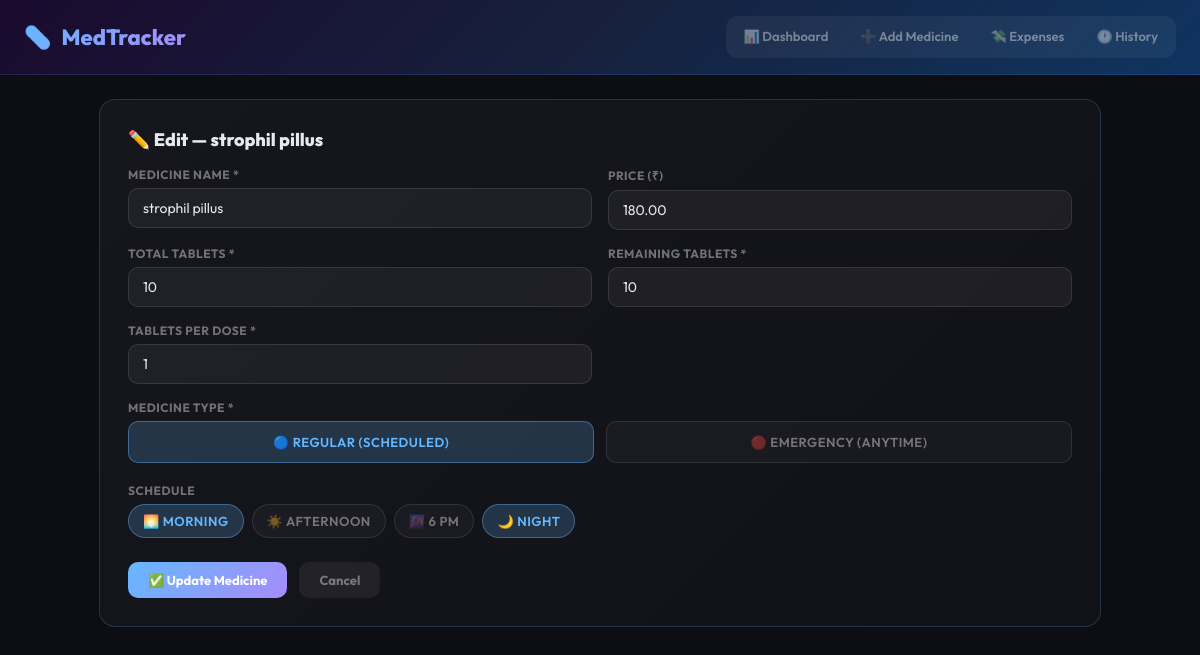
Page /edit/5/ on the earlier database version.
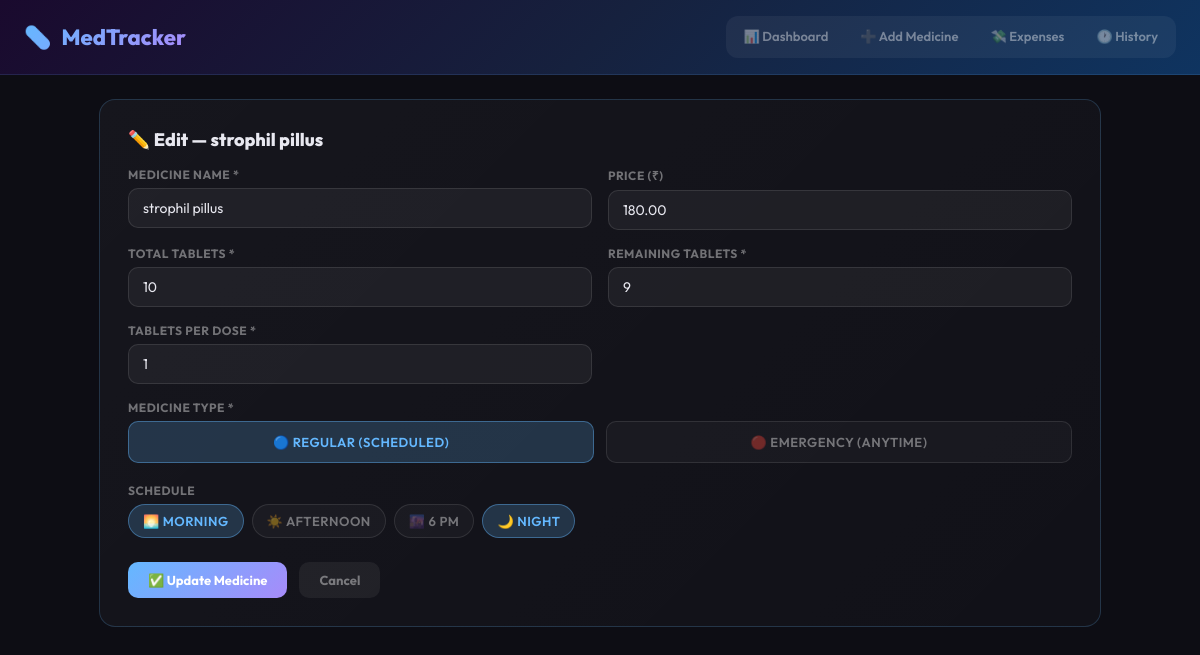
Same page on the later database version.
### medicines/models.py (models this page shows, shortened)
class Medicine(models.Model):
    REGULAR = 'regular'
    EMERGENCY = 'emergency'
    TYPE_CHOICES = [
        (REGULAR, 'Regular'),
        (EMERGENCY, 'Emergency')
    ]
    SCHEDULE_TIMES = {
        'morning': 8,
        'afternoon': 13,
        'evening': 18,
        'night': 21,
    }
    SCHEDULE_LABELS = {
        'morning': '🌅 Morning (8:00)',
        'afternoon': '☀️ Afternoon (13:00)',
        'evening': '🌆 6 PM (18:00)',
        'night': '🌙 Night (21:00)',
    }
    name = models.CharField(max_length=200)
    price = models.DecimalField(max_digits=10, decimal_places=2, default=0)
    total_tablets = models.PositiveIntegerField(default=0)
    remaining_tablets = models.PositiveIntegerField(default=0)
    tablets_per_dose = models.PositiveIntegerField(default=1)
    medicine_type = models.CharField(
        max_length=20,
        choices=TYPE_CHOICES,
        default=REGULAR
    )
    schedules = models.JSONField(default=list, blank=True)
    created_at = models.DateTimeField(auto_now_add=True)
    updated_at = models.DateTimeField(auto_now=True)
    class Meta:
        ordering = ['-created_at']

### medicines/views.py (the view, shortened to what this page needs)
# urls.py: path('edit/<int:pk>/', views.edit_medicine, name='edit_medicine'),
def edit_medicine(request, pk):
    medicine = get_object_or_404(Medicine, pk=pk)
    return render(request, 'medicines/edit_medicine.html', {'medicine': medicine})

### medicines/templates/medicines/edit_medicine.html (shortened to what this page needs)
{% extends 'medicines/base.html' %}
{% block content %}
<div class="form-card">
  <div class="section-title">✏️ Edit — {{ medicine.name }}</div>
  <form method="post">
    <div class="form-grid">
      <div class="form-group">
        <label>Medicine Name *</label>
        <input type="text"
               name="name"
               value="{{ medicine.name }}"
               required />
      </div>
      <div class="form-group">
        <label>Price (₹)</label>
        <input type="number"
               name="price"
               value="{{ medicine.price }}"
               step="0.01"
               min="0" />
      </div>
      <div class="form-group">
        <label>Total Tablets *</label>
        <input type="number"
               name="total_tablets"
               value="{{ medicine.total_tablets }}"
               min="0"
               required />
      </div>
      <div class="form-group">
        <label>Remaining Tablets *</label>
        <input type="number"
               name="remaining_tablets"
               value="{{ medicine.remaining_tablets }}"
               min="0"
               required />
      </div>
      <div class="form-group">
        <label>Tablets Per Dose *</label>
        <input type="number"
               name="tablets_per_dose"
               value="{{ medicine.tablets_per_dose }}"
               min="1"
               required />
      </div>
    </div>
    <div class="form-group" style="margin-bottom:20px;">
      <label>Medicine Type *</label>
      <div class="type-selector">
        <label class="type-option {% if medicine.medicine_type == 'regular' %}selected-regular{% endif %}"
               id="type-regular-label">
          🔵 Regular (Scheduled)
        </label>
        <label class="type-option {% if medicine.medicine_type == 'emergency' %}selected-emergency{% endif %}"
               id="type-emergency-label">
          🔴 Emergency (Anytime)
        </label>
      </div>
    </div>
    <div class="form-group"
         id="schedule-section"
         style="margin-bottom:24px; {% if medicine.medicine_type == 'emergency' %}display:none;{% endif %}">
      <label>Schedule</label>
      <div class="schedule-chips">
        <label class="schedule-chip {% if 'morning' in medicine.schedules %}checked{% endif %}"
               id="chip-morning">
          🌅 Morning
        </label>
        <label class="schedule-chip {% if 'afternoon' in medicine.schedules %}checked{% endif %}"
               id="chip-afternoon">
          ☀️ Afternoon
        </label>
        <label class="schedule-chip {% if 'evening' in medicine.schedules %}checked{% endif %}"
               id="chip-evening">
          🌆 6 PM
        </label>
        <label class="schedule-chip {% if 'night' in medicine.schedules %}checked{% endif %}"
               id="chip-night">
          🌙 Night
        </label>
      </div>
    </div>
    <div style="display:flex; gap:12px; flex-wrap:wrap;">
      <button type="submit" class="btn btn-primary">
        ✅ Update Medicine
      </button>
      <a href="{% url 'dashboard' %}" class="btn btn-ghost">
        Cancel
      </a>
    </div>
  </form>
</div>
{% endblock %}

Differences in the rows shown:
changed Medicine "strophil pillus": remaining_tablets "10" → "9"
